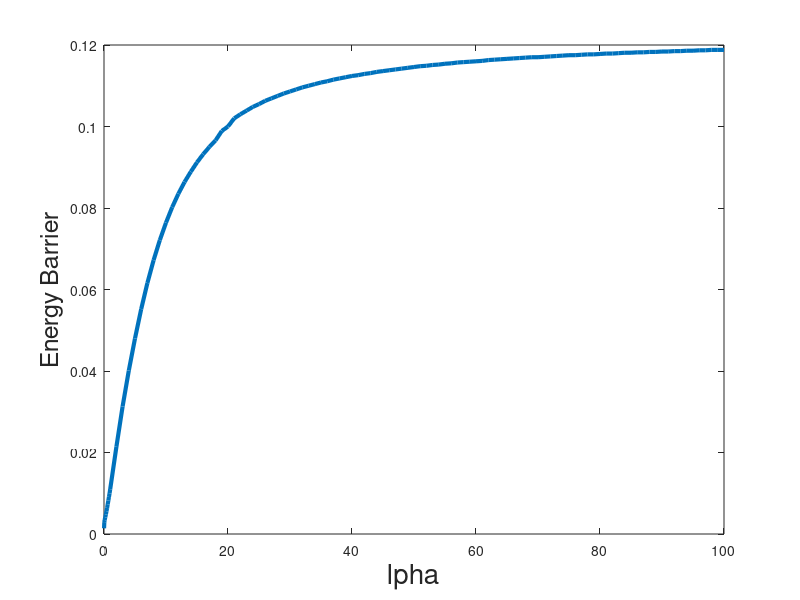

Recreate this plot in MATLAB. (Note: this script raises an error after producing the figure.)
%cluster to cluster 
alpha = [0.01 0.05 0.1 0.2 0.3 0.4 0.5 0.6 0.7 0.8 0.9 1:100];
energy_barrier = [0.0014 0.0029 0.0034 0.0041 0.0048 0.0056 0.0064 0.0073 0.0082 0.0091 0.0100 0.0110 0.0214 0.0313 0.0401 0.0480 0.0552 0.0616 0.0672 0.0721 0.0764 0.0802 0.0835 0.0864 0.0889 0.0912 0.0932 0.0950 0.0966 0.0989 0.1 0.1020 0.1030 0.1039 0.1048 0.1055 0.1063 0.1069 0.1075 0.1081 0.1086 0.1091 0.1096 0.1100 0.1104 0.1108 0.1111 0.1115 0.1118 0.1121 0.1124 0.1126 0.1129 0.1131 0.1134 0.1136 0.1138 0.1140 0.1142 0.1144 0.1146 0.1148 0.1149 0.1151 0.1152 0.1154 0.1155 0.1157 0.1158 0.1159 0.1160 0.1161 0.1163 0.1164 0.1165 0.1166 0.1167 0.1168 0.1169 0.1170 0.1170 0.1171 0.1172 0.1173 0.1174 0.1175 0.1175 0.1176 0.1177 0.1177 0.1178 0.1179 0.1179 0.1180 0.1181 0.1181 0.1182 0.1182 0.1183 0.1183 0.1184 0.1184 0.1185 0.1185 0.1186 0.1186 0.1187 0.1187 0.1188 0.1188 0.1188];
b = plot(alpha, energy_barrier, "Linewidth", 3, "MarkerSize", 18)
xlabel("\alpha", 'FontSize',20); ylabel("Energy Barrier", 'FontSize',18);
b.Color = '#A2142F';
